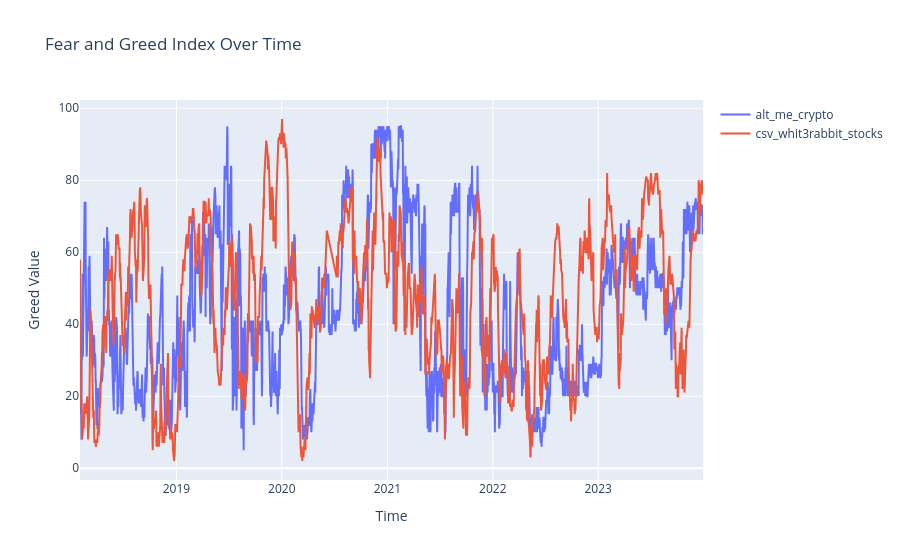

Notebook code cell kept with this figure:
### Code cell
# Preparing start_date and end_date as datetime objects and converting them to epoch
start_date = datetime.datetime(2018, 2, 1).timestamp()
end_date = datetime.datetime(2023, 12, 31).timestamp()
available_greed_sources = await fetch_available_greed_sources()
print(available_greed_sources)
available_greed_sources = 'alt_me_crypto', 'csv_whit3rabbit_stocks'

await plot_fear_greed_index(available_greed_sources, start_date, end_date)

### Figure 1 — Plotly figure (JSON) as saved in the notebook; plotly's stock layout.template omitted (floating-point values rounded to 4 significant figures; data arrays with more than 128 entries replaced by an {"elided": "..."} marker saying what was removed)
{"data": [{"mode": "lines", "name": "alt_me_crypto", "type": "scatter", "x": {"elided": "2156 str values"}, "y": {"elided": "2156 int values"}}, {"mode": "lines", "name": "csv_whit3rabbit_stocks", "type": "scatter", "x": {"elided": "1470 str values"}, "y": {"elided": "1470 int values"}}], "layout": {"title": {"text": "Fear and Greed Index Over Time"}, "xaxis": {"title": {"text": "Time"}, "type": "date"}, "yaxis": {"title": {"text": "Greed Value"}}}}
